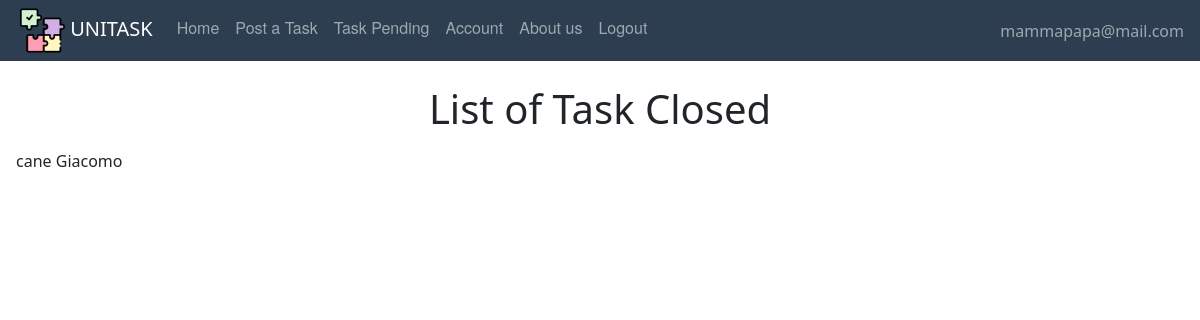
The app's page /taskpending (signed in), older data.
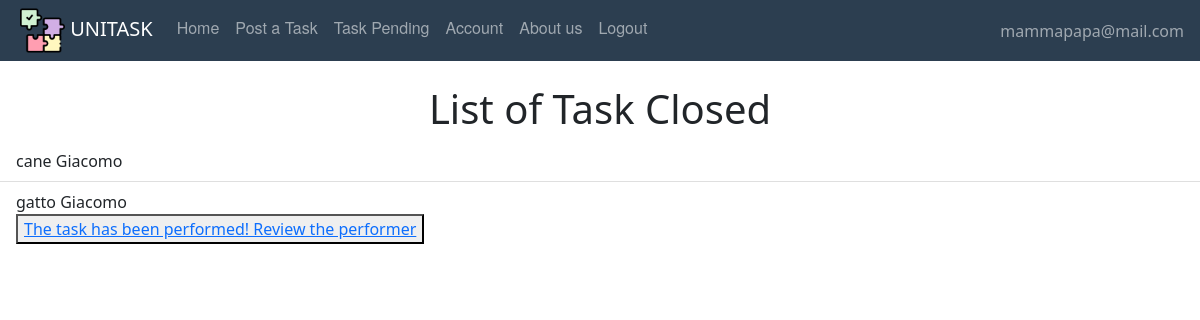
The same page, newer data.
### website/models.py (models this page shows, shortened)
class User(db.Model, UserMixin):
    id = db.Column(db.Integer, primary_key=True)
    email = db.Column(db.String(150), unique=True)
    password = db.Column(db.String(150))
    first_name = db.Column(db.String(150))
    surname = db.Column(db.String(150))
    type = db.Column(db.String(20))
    reviewsposted = db.relationship('Review', foreign_keys='Review.id_reviewer',
                                    backref='author')
    reviewsreceived = db.relationship('Review', foreign_keys='Review.id_reviewed',
                                      backref='received')
    __mapper_args__ = {
        'polymorphic_on': type,
        'polymorphic_identity': 'user',
    }

class Offer(db.Model, UserMixin):
    id = db.Column(db.Integer, primary_key=True)
    title = db.Column(db.String(150))
    description = db.Column(db.String(150))
    address = db.Column(db.String(150))
    placeId = db.Column(db.String(150))
    lat = db.Column(db.Float)
    lng = db.Column(db.Float)
    date = db.Column(db.DateTime(timezone=True), default=func.now())
    isAss = db.Column(db.Boolean, default=False)
    date_task = db.Column(db.DateTime(timezone=True))
    id_adult = db.Column(db.Integer, db.ForeignKey('adult.id'))
    scelta = db.Column(db.Integer, db.ForeignKey('student.id'))
    isPerf = db.Column(db.Boolean, default=False)
    rece = db.relationship('Review', backref='recensione')
    isClosed = db.Column(db.Boolean, default=False)

### website/views.py (the view)
@views.route('/taskpending')
def taskpending():
    pending = []
    for task in current_user.tasks:
        if task.isAss:
            pending.append(task)
        if task.isAss == False and task.isPerf == True:
            pending.append(task)
    return render_template("Adult/taskspending.html", user=current_user, pending=pending)

### website/__init__.py (called while the page is built)
def create_app():
    app = Flask(__name__)
    app.config['SECRET_KEY'] = 'atrebunfigoassurdo'
    app.config['SQLALCHEMY_DATABASE_URI'] = 'sqlite:///'+ DB_NAME
    db.init_app(app)
    from .views import views  # We imported the name of the blueprint
    from .auth import auth
    app.register_blueprint(views, url_prefix="/")  # Stiamo dicendo come sono definite le pagine e dove sono
    app.register_blueprint(auth, url_prefix="/")
    from .models import User, Offer, Adult, Student
    create_database(app)
    login_manager = LoginManager()
    login_manager.login_view = 'auth.login'  # dove vogliamo mandare l'user se non loggato
    login_manager.init_app(app)
    @login_manager.user_loader
    def load_user(id):
        return User.query.get(int(id))
    return app

### website/templates/Adult/taskspending.html
{% extends "base.html" %} {% block title %}Task to be performed{% endblock %} {% block content%}
    <br />
    <h1 align="center">List of Task Closed</h1>
<ul class="list-group list-group-flush" id="offers">
  {% for offer in pending %}
            <li class="list-group-item">
     {{ offer.title }} {{ offer.performer.first_name }}
          <br/>
                {% if offer.isAss==True and offer.isPerf==False %}
            <button> <a href={{ url_for('views.writereview', task_id=offer.id) }} > The task has been performed! Review the performer</a></button>
            </li>
        {% endif %}
  {% endfor %}
</ul>
{% endblock %}

### website/templates/base.html (shortened to what this page needs)
<!DOCTYPE html>
<html lang="">
  <head>
      <link href="static/css/style.css" rel="stylesheet">
      <link href="https://cdn.jsdelivr.net/npm/bootstrap@5.0.2/dist/css/bootstrap.min.css" rel="stylesheet">
  </head>
  <body>
  <nav class="navbar navbar-expand-lg navbar-dark">
    <ul class="navbar-nav mr-auto">
    <li>
    <a style="padding-left:1em;" class="navbar-brand" href="#">
        <img src="/static/images/pic/puzzle.png" width="45" height="45"/>
        UNITASK
    </a></li>
            {% if user.is_authenticated %}
                {% if user.type=='adult' %}
                    <li class="nav-item"><a class="nav-link" id="home" href="/">Home</a></li>
                    <li class="nav-item"><a class="nav-link" id="posttask" href="/posttask">Post a Task</a></li>
                    <li class="nav-item"><a class="nav-link" id="offer" href="/taskpending">Task Pending</a></li>
                    <li class="nav-item"><a class="nav-link" id="account" href="/account">Account</a></li>
                    <li class="nav-item"><a class="nav-link" id="aboutus" href="/about_us">About us</a></li>
                    <li class="nav-item"><a class="nav-link" id="logout" href="/logout">Logout</a></li>
                    {% endif %}
                </ul>
                <ul class="navbar-nav ms-auto">
                <li class="nav-item">
                    <span style="padding-right:1em;" class="navbar-text d-flex justify-content-end">
                     {{ user.email}}
                       </span>
                </li>
                </ul>
                    {% else %}
                <li class="nav-item"><a class="nav-link" id="sign_up" href="/sign_up">Signup</a></li>
                <li class="nav-item"><a class="nav-link" id="login" href="/login">Login</a>
                <li class="nav-item"> <a class="nav-link" id="aboutus" href="/about_us">About us</a></li>
            {% endif %}
</nav>
    {% block content %}
    {% endblock %}
  </body>
</html>

### website/static/css/style.css (style rules this page uses)
.navbar { list-style-type: none; margin: 0; padding: 0; overflow: hidden; background-color: #2c3e50; }
.nav-link { display: block; color: white; text-align: center; padding: 14px 16px; text-decoration: none; font-family: "Helvetica Neue", Helvetica, Arial, sans-serif; }

Row changes from the older to the newer data that the page shows:
added Offer: title "gatto", performer.first_name "Giacomo"
